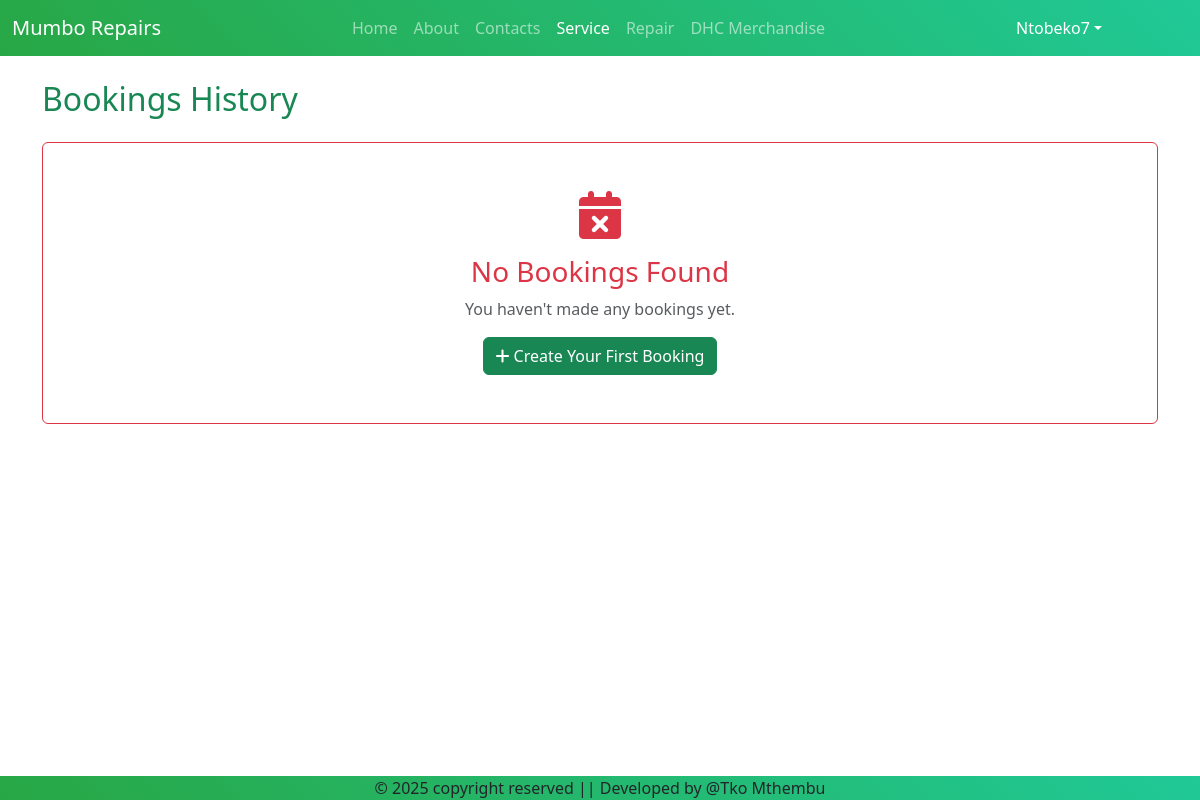
The app's page /service/userbooking (signed in), older data.
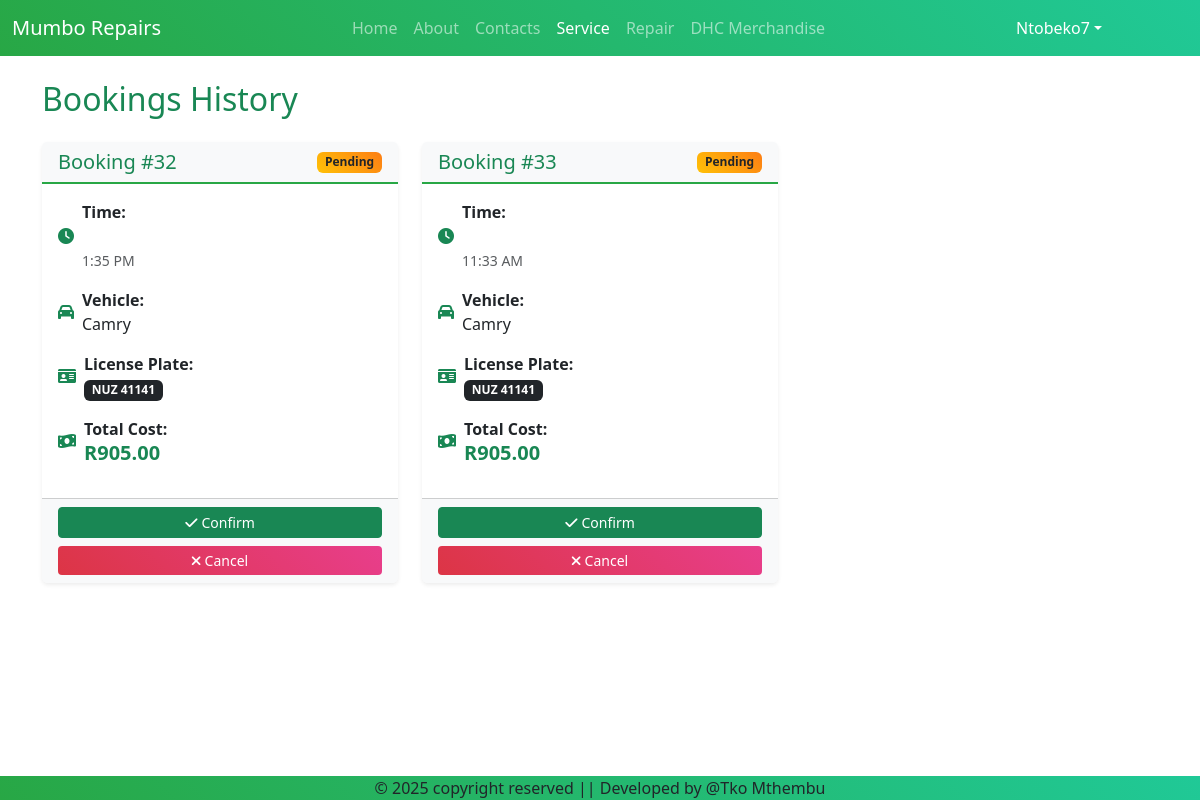
The same page, newer data.
### service/models.py (models this page shows, shortened)
class Booking(models.Model):
    BOOKING_CHOICE = (
        ('pending','Pending'),
        ('confirmed','Confirmed'),
        ('completed','Completed'),
        ('cancelled','Cancelled'),
    )
    booking_id = models.AutoField(primary_key=True, unique=True)
    user = models.ForeignKey(User, on_delete=models.CASCADE)
    quotation = models.ForeignKey(QuotationRequest, on_delete=models.CASCADE)
    time_slot = models.ForeignKey(TimeSlot, on_delete=models.CASCADE)
    created_at = models.DateTimeField(auto_now_add=True)
    status = models.CharField(max_length=20, choices=BOOKING_CHOICE, default='pending')
    class Meta:
        constraints = [
            models.UniqueConstraint(
                fields=['quotation'],
                name='unique_quotation_booking'
            )
        ]
        indexes = [
            models.Index(fields=['time_slot']),
            models.Index(fields=['quotation']),
            models.Index(fields=['user', 'status']),
        ]

class TimeSlot(models.Model):
    timeslot_id = models.AutoField(primary_key=True, unique=True)
    date = models.DateField(blank=True, null=True)
    start_time = models.TimeField()  # Changed from DateTimeField
    end_time = models.TimeField()    # Changed from DateTimeField
    is_available = models.BooleanField(default=True)

class QuotationRequest(models.Model):
    TRANSOPT = [
        ('manual','Manual'),
        ('automatic','Automatic')
    ]
    GASCHOICE = [
        ('petro','Petrol'),
        ('diesel','diesel'),
    ]
    quotereq_id = models.AutoField(primary_key=True, unique=True)
    user = models.ForeignKey(User, on_delete=models.CASCADE)
    vehicle_type = models.ForeignKey(Vehicle, on_delete=models.CASCADE)
    engine_capacity = models.DecimalField(max_digits=4, decimal_places=1, blank=True, null=True)
    gas = models.CharField(max_length=10, choices=GASCHOICE, blank=True, null=True)
    millage = models.CharField(max_length=6, blank=True, null=True)
    transmission = models.CharField(max_length=10, choices=TRANSOPT, default='manual',blank=True, null=True)
    service_requested = models.ForeignKey(Services,on_delete=models.CASCADE, blank=True, null=True)
    total_cost = models.DecimalField(max_digits=10, decimal_places=2, null=True, blank=True)
    additional_notes = models.TextField(blank=True)
    created_at = models.DateTimeField(auto_now_add=True)

class Vehicle(models.Model):
    vehicle_id = models.AutoField(primary_key=True, unique=True)
    owner = models.ForeignKey(User, on_delete=models.CASCADE, blank=True, null=True)
    name = models.CharField(max_length=25, blank=True, null=True)
    model = models.CharField(max_length=15, blank=True, null=True)
    year = models.CharField(max_length=4, blank=True, null=True)
    vin_number = models.CharField(max_length=25, blank=True, null=True)
    license_plate = models.CharField(max_length=12, blank=True, null=True)

### service/views.py (the view)
# urls.py: path('userbooking',views.userbooking,name="userbooking"),
@login_required
def userbooking(request):
    userbookings = Booking.objects.filter(user=request.user).select_related('quotation')
    return render(request, "service/userbookings.html", {'bookings': userbookings})

### service/templates/service/userbookings.html (shortened to what the changed rows need)
{% extends "HomeApp/base.html" %}
{% load static %}
{% block main-content %}
<div class="container mt-4">
    <h2 class="mb-4 text-success">Bookings History</h2>
    <div class="row">
        {% for booking in bookings %}
        <div class="col-md-6 col-lg-4 mb-4">
            <div class="card shadow-sm border-0 h-100">
                <div class="card-header bg-light d-flex justify-content-between align-items-center">
                    <h5 class="card-title mb-0 text-success">Booking #{{ booking.booking_id }}</h5>
                    <span class="badge
                        {% if booking.status == 'confirmed' or booking.status == 'completed' %}bg-success
                        {% elif booking.status == 'pending' %}bg-warning text-dark
                        {% elif booking.status == 'cancelled' %}bg-danger
                        {% else %}bg-secondary{% endif %}">
                        {{ booking.status|title }}
                    </span>
                </div>
                <div class="card-body">
                    <div class="d-flex align-items-center mb-3">
                        <i class="fas fa-clock text-success me-2"></i>
                        <div>
                            <strong>Time:</strong><br>
                            {{ booking.time_slot.start_time|date:"M d, Y" }}<br>
                            <small class="text-muted">{{ booking.time_slot.start_time|time:"g:i A" }}</small>
                        </div>
                    </div>
                    <div class="d-flex align-items-center mb-3">
                        <i class="fas fa-car text-success me-2"></i>
                        <div>
                            <strong>Vehicle:</strong><br>
                            {{ booking.quotation.vehicle_type.model }}
                        </div>
                    </div>
                    <div class="d-flex align-items-center mb-3">
                        <i class="fas fa-id-card text-success me-2"></i>
                        <div>
                            <strong>License Plate:</strong><br>
                            <span class="badge bg-dark text-white">{{ booking.quotation.vehicle_type.license_plate }}</span>
                        </div>
                    </div>
                    <div class="d-flex align-items-center mb-3">
                        <i class="fas fa-money-bill-wave text-success me-2"></i>
                        <div>
                            <strong>Total Cost:</strong><br>
                            <span class="h5 text-success fw-bold">R{{ booking.quotation.total_cost }}</span>
                        </div>
                    </div>
                </div>
                <div class="card-footer bg-light">
                    <div class="d-grid gap-2">
                        {% if booking.status == 'pending' %}
                        <button class="btn btn-success btn-sm">
                            <i class="fas fa-check me-1"></i>Confirm
                        </button>
                        <button class="btn btn-danger btn-sm">
                            <i class="fas fa-times me-1"></i>Cancel
                        </button>
                        {% elif booking.status == 'completed' %}
                        <button class="btn btn-outline-success btn-sm">
                            <i class="fas fa-download me-1"></i>Download Invoice
                        </button>
                        {% endif %}
                    </div>
                </div>
            </div>
        </div>
        {% empty %}
        <div class="col-12">
            <div class="card border-danger">
                <div class="card-body text-center py-5">
                    <i class="fas fa-calendar-times fa-3x text-danger mb-3"></i>
                    <h3 class="text-danger">No Bookings Found</h3>
                    <p class="text-muted">You haven't made any bookings yet.</p>
                    <a href="{% url 'service:quotation_request' %}" class="btn btn-success">
                        <i class="fas fa-plus me-1"></i>Create Your First Booking
                    </a>
                </div>
            </div>
        </div>
        {% endfor %}
    </div>
</div>
<link rel="stylesheet" href="https://cdnjs.cloudflare.com/ajax/libs/font-awesome/6.0.0/css/all.min.css">
{% endblock main-content%}

Row changes from the older to the newer data that the page shows:
added Booking: booking_id "32", status "Pending", time_slot.start_time "1:35 PM", quotation.vehicle_type.model "Camry", quotation.vehicle_type.license_plate "NUZ 41141", quotation.total_cost "905.00", shows "Confirm"
added Booking: booking_id "33", status "Pending", time_slot.start_time "11:33 AM", quotation.vehicle_type.model "Camry", quotation.vehicle_type.license_plate "NUZ 41141", quotation.total_cost "905.00", shows "Confirm"
Text that changed along with them:
text no longer shown: "No Bookings Found You haven't made any bookings yet. Create Your First Booking"
